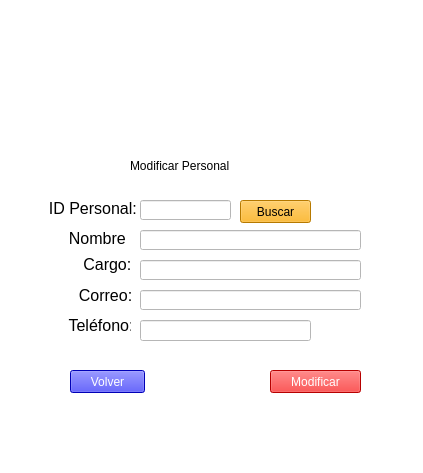
<?xml version="1.0" encoding="UTF-8"?>
<ui version="4.0">
 <class>VentanaModificarPersonal</class>
 <widget class="QMainWindow" name="VentanaModificarPersonal">
  <property name="geometry">
   <rect>
    <x>0</x>
    <y>0</y>
    <width>423</width>
    <height>473</height>
   </rect>
  </property>
  <property name="windowTitle">
   <string>VentanaModificarPersonal</string>
  </property>
  <property name="styleSheet">
   <string notr="true">background-color: rgb(255, 255, 255);</string>
  </property>
  <widget class="QWidget" name="ModificarPersonalWindow">
   <widget class="QLabel" name="label_PrecioProd">
    <property name="geometry">
     <rect>
      <x>70</x>
      <y>249</y>
      <width>61</width>
      <height>31</height>
     </rect>
    </property>
    <property name="font">
     <font>
      <family>Arial</family>
      <pointsize>12</pointsize>
     </font>
    </property>
    <property name="text">
     <string>   Cargo: </string>
    </property>
   </widget>
   <widget class="QLabel" name="label">
    <property name="geometry">
     <rect>
      <x>140</x>
      <y>10</y>
      <width>141</width>
      <height>131</height>
     </rect>
    </property>
    <property name="text">
     <string/>
    </property>
    <property name="pixmap">
     <pixmap>Editar.jpeg</pixmap>
    </property>
    <property name="scaledContents">
     <bool>true</bool>
    </property>
   </widget>
   <widget class="QPushButton" name="pushButton_buscar">
    <property name="geometry">
     <rect>
      <x>240</x>
      <y>200</y>
      <width>71</width>
      <height>23</height>
     </rect>
    </property>
    <property name="styleSheet">
     <string notr="true">color: rgb(0, 0, 0);
font: 12pt &quot;Arial&quot;;
background-color:rgb(255, 170, 0) ;</string>
    </property>
    <property name="text">
     <string>Buscar</string>
    </property>
   </widget>
   <widget class="QLabel" name="label_CantidadProd">
    <property name="geometry">
     <rect>
      <x>70</x>
      <y>280</y>
      <width>61</width>
      <height>31</height>
     </rect>
    </property>
    <property name="font">
     <font>
      <family>Arial</family>
      <pointsize>12</pointsize>
     </font>
    </property>
    <property name="text">
     <string>  Correo: </string>
    </property>
   </widget>
   <widget class="QLabel" name="label_NombreProducto_2">
    <property name="geometry">
     <rect>
      <x>60</x>
      <y>230</y>
      <width>71</width>
      <height>16</height>
     </rect>
    </property>
    <property name="font">
     <font>
      <family>Arial</family>
      <pointsize>12</pointsize>
     </font>
    </property>
    <property name="text">
     <string>  Nombre : </string>
    </property>
   </widget>
   <widget class="QLineEdit" name="lineCorreoPersonal">
    <property name="geometry">
     <rect>
      <x>140</x>
      <y>290</y>
      <width>221</width>
      <height>20</height>
     </rect>
    </property>
    <property name="styleSheet">
     <string notr="true">font: 12pt &quot;Arial&quot;;</string>
    </property>
    <property name="text">
     <string/>
    </property>
   </widget>
   <widget class="QLineEdit" name="lineTelefonoPersonal">
    <property name="geometry">
     <rect>
      <x>140</x>
      <y>320</y>
      <width>171</width>
      <height>21</height>
     </rect>
    </property>
    <property name="styleSheet">
     <string notr="true">font: 12pt &quot;Arial&quot;;</string>
    </property>
   </widget>
   <widget class="QLabel" name="label_ID">
    <property name="geometry">
     <rect>
      <x>40</x>
      <y>200</y>
      <width>101</width>
      <height>16</height>
     </rect>
    </property>
    <property name="font">
     <font>
      <family>Arial</family>
      <pointsize>12</pointsize>
     </font>
    </property>
    <property name="text">
     <string>  ID Personal: </string>
    </property>
   </widget>
   <widget class="QLabel" name="label_2">
    <property name="geometry">
     <rect>
      <x>130</x>
      <y>150</y>
      <width>171</width>
      <height>31</height>
     </rect>
    </property>
    <property name="styleSheet">
     <string notr="true">font: 87 12pt &quot;Arial Black&quot;;</string>
    </property>
    <property name="text">
     <string>Modificar Personal</string>
    </property>
   </widget>
   <widget class="QLineEdit" name="lineID">
    <property name="geometry">
     <rect>
      <x>140</x>
      <y>200</y>
      <width>91</width>
      <height>20</height>
     </rect>
    </property>
    <property name="styleSheet">
     <string notr="true">font: 12pt &quot;Arial&quot;;</string>
    </property>
   </widget>
   <widget class="QLineEdit" name="lineCargoPersonal">
    <property name="geometry">
     <rect>
      <x>140</x>
      <y>260</y>
      <width>221</width>
      <height>20</height>
     </rect>
    </property>
    <property name="styleSheet">
     <string notr="true">font: 12pt &quot;Arial&quot;;</string>
    </property>
    <property name="text">
     <string/>
    </property>
   </widget>
   <widget class="QLabel" name="label_DescripProd">
    <property name="geometry">
     <rect>
      <x>60</x>
      <y>310</y>
      <width>71</width>
      <height>31</height>
     </rect>
    </property>
    <property name="font">
     <font>
      <family>Arial</family>
      <pointsize>12</pointsize>
     </font>
    </property>
    <property name="text">
     <string>  Teléfono: </string>
    </property>
   </widget>
   <widget class="QLineEdit" name="lineNomPersonal">
    <property name="geometry">
     <rect>
      <x>140</x>
      <y>230</y>
      <width>221</width>
      <height>20</height>
     </rect>
    </property>
    <property name="styleSheet">
     <string notr="true">font: 12pt &quot;Arial&quot;;</string>
    </property>
   </widget>
   <widget class="QPushButton" name="pushButton_modificar">
    <property name="geometry">
     <rect>
      <x>270</x>
      <y>370</y>
      <width>91</width>
      <height>23</height>
     </rect>
    </property>
    <property name="styleSheet">
     <string notr="true">color: rgb(255, 255, 255);
font: 12pt &quot;Arial&quot;;
background-color: rgb(255, 0, 0) ;</string>
    </property>
    <property name="text">
     <string>Modificar</string>
    </property>
   </widget>
   <widget class="QPushButton" name="pushButton_volver">
    <property name="geometry">
     <rect>
      <x>70</x>
      <y>370</y>
      <width>75</width>
      <height>23</height>
     </rect>
    </property>
    <property name="styleSheet">
     <string notr="true">color: rgb(255, 255, 255);
font: 12pt &quot;Arial&quot;;
background-color: rgb(0, 0, 255) ;</string>
    </property>
    <property name="text">
     <string>Volver</string>
    </property>
   </widget>
  </widget>
  <widget class="QMenuBar" name="menubar">
   <property name="geometry">
    <rect>
     <x>0</x>
     <y>0</y>
     <width>423</width>
     <height>21</height>
    </rect>
   </property>
  </widget>
  <widget class="QStatusBar" name="statusbar"/>
 </widget>
 <resources/>
 <connections/>
</ui>
